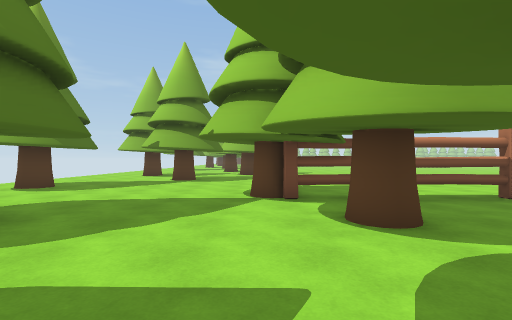
view 1 (above)

18 first-person views from a walk through a 3-D level made in the Unity game engine. The camera is 1.3 m above the floor, looks level and sees 85° across. The floor is counted in squares, 2 m on a side. Each view is taken from the middle of a square. On the plan, view 1 faces up. The plan holds only what a view shows up to about 9 squares ahead; the rest is blank. The place goes on beyond the plan. The player character is not drawn. Some animated figures are not drawn. Some surface patterns are stand-ins.

view 2
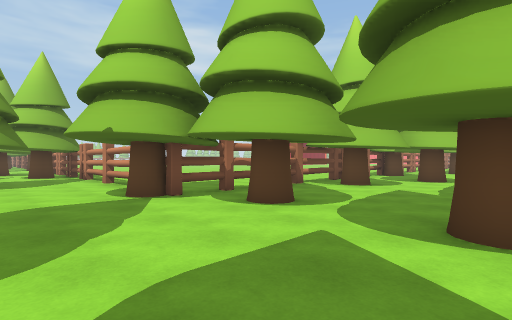

view 3
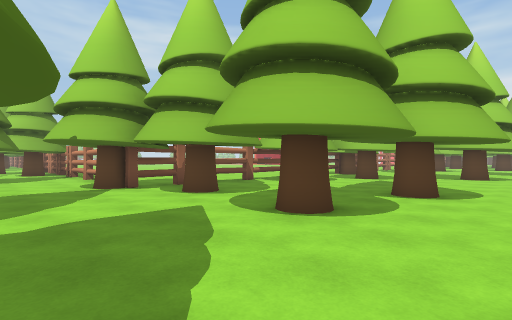

view 4
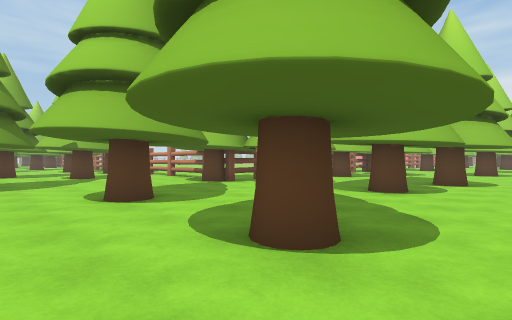

view 5
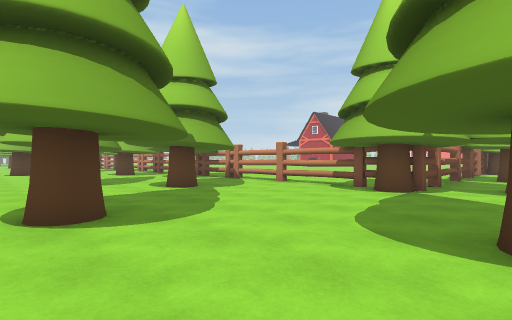

view 6
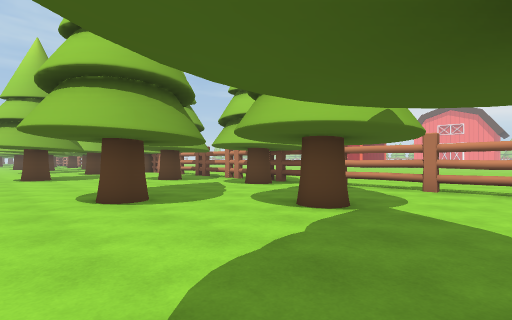

view 7
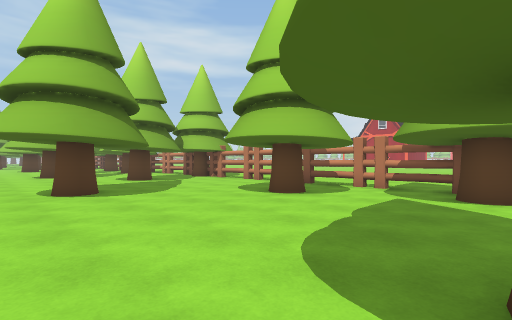

view 8
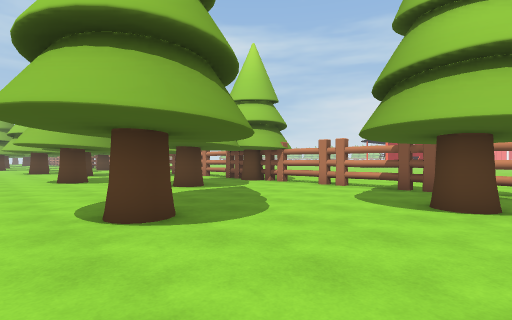

view 9
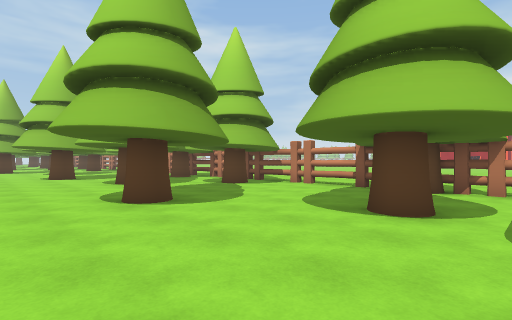

view 10
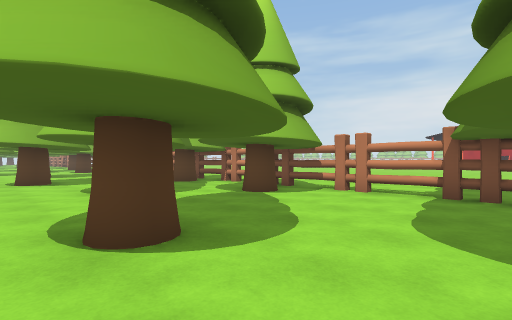

view 11
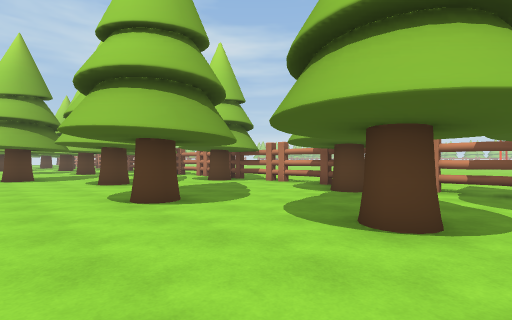

view 12
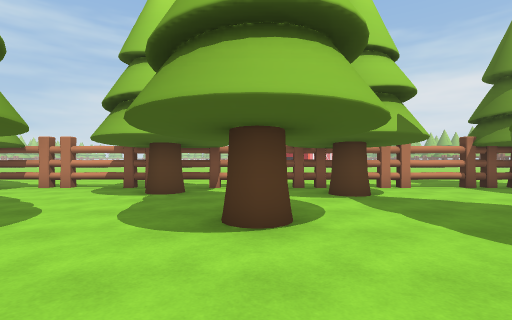

view 13
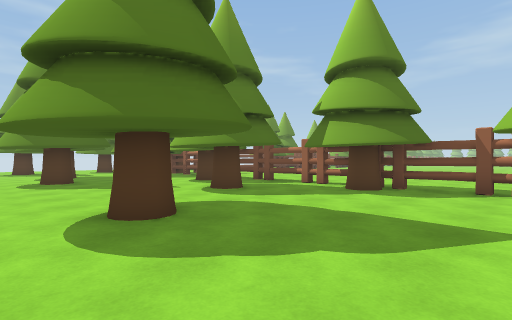

view 14
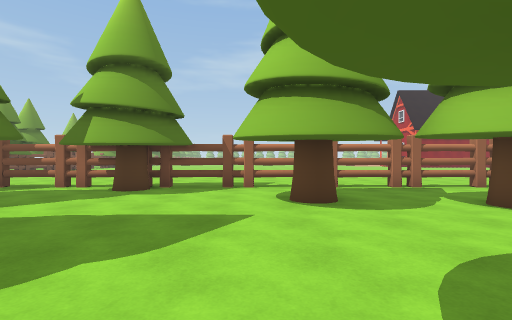

view 15
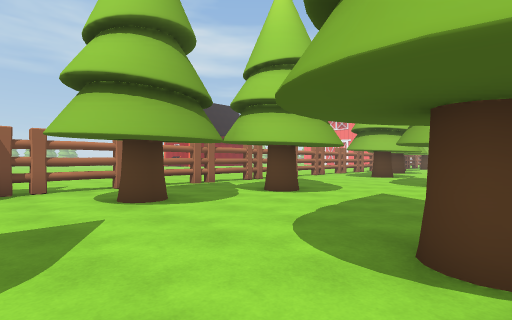

view 16
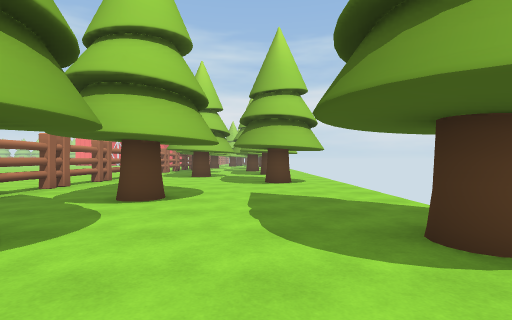

view 17
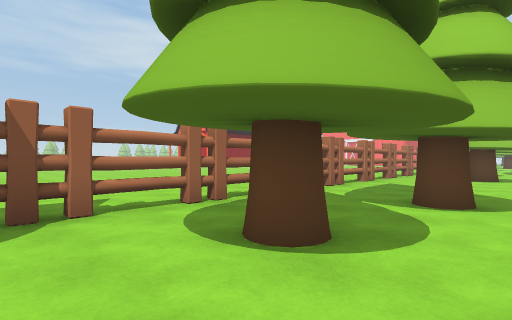

view 18
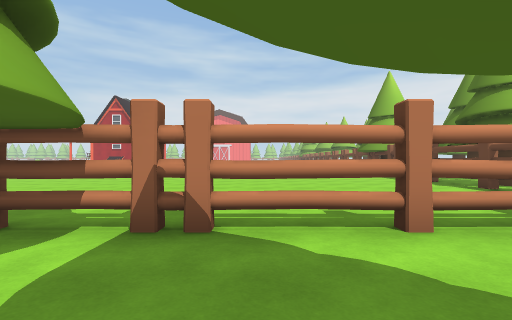

### Floor plan
Key: @ floor where view 1 was taken; # wall or solid block; x gap in a wall; . floor; = window, fence, low wall or low ledge; F fence; T thing the floor can be seen under or through.
Columns run from 6 left of view 1 to 21 right of it. Each row starts with its distance up from view 1.
 38  #.
 37  ..
 36 ...
 35 ...#    ..
 34 ......T=..
 33 .......T..
 32 .......=..
 31 ..#....T.
 30 ......T=..
 29 .......T..
 28 ...#...=..
 27 .......#..
 26 .....#.=..
 25 .......#..
 24 ..#....=..
 23 .......T..
 22 .......T..
 21 ....#..#..
 20 .......=..
 19 .......#..
 18 .#.....=..
 17 .......#..  ..
 16 .....#.=.. ...
 15 .......#......
 14 .......=......
 13 ......TT. ....
 12 ..#....=. ....     ..
 11 .......#......     ..
 10 .......=......
  9 ....#..T......
  8 .......T......  ......
  7 .#.....T....... ............
  6 .......T....................
  5 ......#FTTTTTTTTTTTTTTTTTT##
  4 ...........x....#...........
  3 ...#...#............#.......
  2  .............#........#....
  1  ...........................
  0  .....@#..#.................
 -1  ...............#.........#.
 -2  ...................#.......

Positions as (right, up) in squares from view 1, and headings:
1: (0, 0), facing up
2: (-2, 0), facing up-right
3: (-2, -2), facing up-right
4: (-5, -2), facing up-right
5: (-6, 3), facing up-right
6: (-6, 7), facing up-right
7: (-6, 12), facing up-right
8: (-6, 15), facing up-right
9: (-6, 20), facing up-right
10: (-5, 22), facing up-right
11: (-6, 27), facing up-right
12: (-6, 28), facing right
13: (13, -2), facing up-left
14: (13, -2), facing up
15: (12, -2), facing up-right
16: (12, 0), facing right
17: (12, 1), facing up-right
18: (-2, 10), facing right
